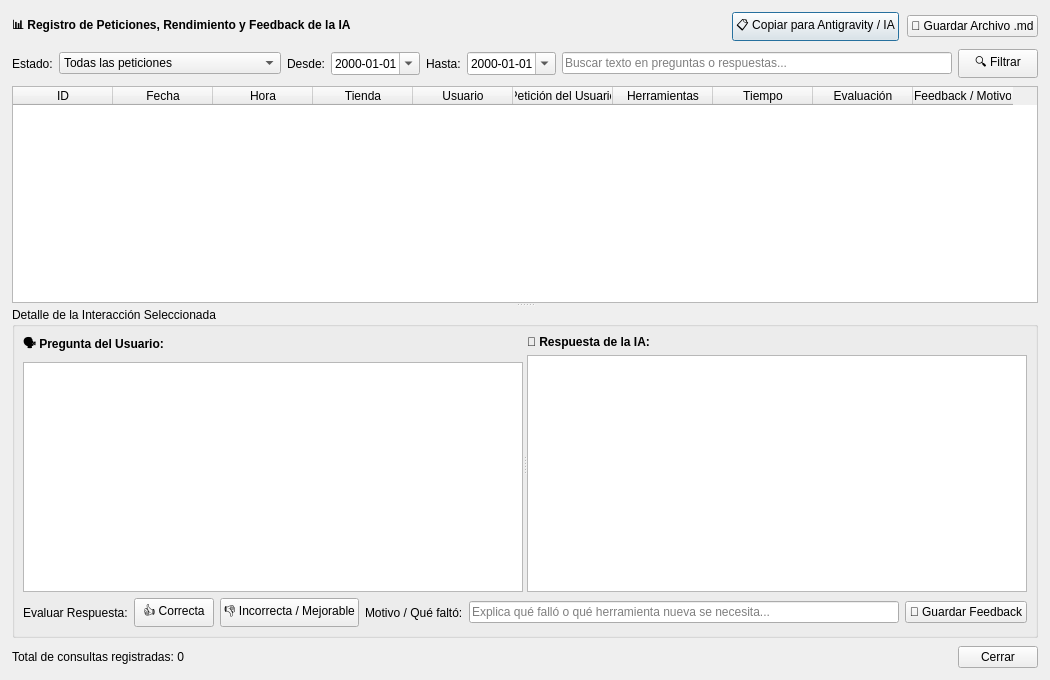
<?xml version="1.0" encoding="UTF-8"?>
<ui version="4.0">
 <class>DialogLogsIA</class>
 <widget class="QDialog" name="DialogLogsIA">
  <property name="geometry">
   <rect>
    <x>0</x>
    <y>0</y>
    <width>1050</width>
    <height>680</height>
   </rect>
  </property>
  <property name="windowTitle">
   <string>Historial de Peticiones y Auditoría de Respuestas IA</string>
  </property>
  <layout class="QVBoxLayout" name="verticalLayoutPrincipal">
   <property name="spacing">
    <number>8</number>
   </property>
   <property name="leftMargin">
    <number>12</number>
   </property>
   <property name="topMargin">
    <number>12</number>
   </property>
   <property name="rightMargin">
    <number>12</number>
   </property>
   <property name="bottomMargin">
    <number>12</number>
   </property>
   <item>
    <layout class="QHBoxLayout" name="horizontalLayoutCabecera">
     <item>
      <widget class="QLabel" name="labelTitulo">
       <property name="font">
        <font>
         <bold>true</bold>
        </font>
       </property>
       <property name="text">
        <string>📊 Registro de Peticiones, Rendimiento y Feedback de la IA</string>
       </property>
      </widget>
     </item>
     <item>
      <spacer name="horizontalSpacerCabecera">
       <property name="orientation">
        <enum>Qt::Horizontal</enum>
       </property>
       <property name="sizeHint" stdset="0">
        <size>
         <width>40</width>
         <height>20</height>
        </size>
       </property>
      </spacer>
     </item>
     <item>
      <widget class="QPushButton" name="pushButtonCopiarPortapapeles">
       <property name="toolTip">
        <string>Copia el informe directamente al portapapeles en formato Markdown para pegarlo en el chat del asistente Antigravity y solicitar mejoras o nuevas herramientas</string>
       </property>
       <property name="text">
        <string>📋 Copiar para Antigravity / IA</string>
       </property>
      </widget>
     </item>
     <item>
      <widget class="QPushButton" name="pushButtonExportar">
       <property name="toolTip">
        <string>Guarda un archivo .md listo para analizar qué herramientas crear o mejorar</string>
       </property>
       <property name="text">
        <string>📁 Guardar Archivo .md</string>
       </property>
      </widget>
     </item>
    </layout>
   </item>
   <item>
    <layout class="QHBoxLayout" name="horizontalLayoutFiltros">
     <property name="spacing">
      <number>6</number>
     </property>
     <item>
      <widget class="QLabel" name="labelFiltroEstado">
       <property name="text">
        <string>Estado:</string>
       </property>
      </widget>
     </item>
     <item>
      <widget class="QComboBox" name="comboBoxFiltroEstado">
       <item>
        <property name="text">
         <string>Todas las peticiones</string>
        </property>
       </item>
       <item>
        <property name="text">
         <string>❌ Solo Incorrectas / Mejorables (-1)</string>
        </property>
       </item>
       <item>
        <property name="text">
         <string>✅ Solo Correctas (1)</string>
        </property>
       </item>
       <item>
        <property name="text">
         <string>⚪ Sin Evaluar (0)</string>
        </property>
       </item>
      </widget>
     </item>
     <item>
      <widget class="QLabel" name="labelDesde">
       <property name="text">
        <string>Desde:</string>
       </property>
      </widget>
     </item>
     <item>
      <widget class="QDateEdit" name="dateEditInicio">
       <property name="calendarPopup">
        <bool>true</bool>
       </property>
       <property name="displayFormat">
        <string>yyyy-MM-dd</string>
       </property>
      </widget>
     </item>
     <item>
      <widget class="QLabel" name="labelHasta">
       <property name="text">
        <string>Hasta:</string>
       </property>
      </widget>
     </item>
     <item>
      <widget class="QDateEdit" name="dateEditFin">
       <property name="calendarPopup">
        <bool>true</bool>
       </property>
       <property name="displayFormat">
        <string>yyyy-MM-dd</string>
       </property>
      </widget>
     </item>
     <item>
      <widget class="QLineEdit" name="lineEditBuscar">
       <property name="placeholderText">
        <string>Buscar texto en preguntas o respuestas...</string>
       </property>
      </widget>
     </item>
     <item>
      <widget class="QPushButton" name="pushButtonFiltrar">
       <property name="text">
        <string>🔍 Filtrar</string>
       </property>
      </widget>
     </item>
    </layout>
   </item>
   <item>
    <widget class="QSplitter" name="splitterPrincipal">
     <property name="orientation">
      <enum>Qt::Vertical</enum>
     </property>
     <widget class="QTableWidget" name="tableWidgetLogs">
      <property name="alternatingRowColors">
       <bool>true</bool>
      </property>
      <property name="selectionBehavior">
       <enum>QAbstractItemView::SelectRows</enum>
      </property>
      <property name="selectionMode">
       <enum>QAbstractItemView::SingleSelection</enum>
      </property>
      <column>
       <property name="text">
        <string>ID</string>
       </property>
      </column>
      <column>
       <property name="text">
        <string>Fecha</string>
       </property>
      </column>
      <column>
       <property name="text">
        <string>Hora</string>
       </property>
      </column>
      <column>
       <property name="text">
        <string>Tienda</string>
       </property>
      </column>
      <column>
       <property name="text">
        <string>Usuario</string>
       </property>
      </column>
      <column>
       <property name="text">
        <string>Petición del Usuario</string>
       </property>
      </column>
      <column>
       <property name="text">
        <string>Herramientas</string>
       </property>
      </column>
      <column>
       <property name="text">
        <string>Tiempo</string>
       </property>
      </column>
      <column>
       <property name="text">
        <string>Evaluación</string>
       </property>
      </column>
      <column>
       <property name="text">
        <string>Feedback / Motivo</string>
       </property>
      </column>
     </widget>
     <widget class="QGroupBox" name="groupBoxDetalle">
      <property name="title">
       <string>Detalle de la Interacción Seleccionada</string>
      </property>
      <layout class="QVBoxLayout" name="verticalLayoutDetalle">
       <property name="spacing">
        <number>6</number>
       </property>
       <property name="leftMargin">
        <number>8</number>
       </property>
       <property name="topMargin">
        <number>8</number>
       </property>
       <property name="rightMargin">
        <number>8</number>
       </property>
       <property name="bottomMargin">
        <number>8</number>
       </property>
       <item>
        <widget class="QSplitter" name="splitterTextos">
         <property name="orientation">
          <enum>Qt::Horizontal</enum>
         </property>
         <widget class="QWidget" name="widgetPregunta" native="true">
          <layout class="QVBoxLayout" name="layoutPreg">
           <property name="leftMargin">
            <number>0</number>
           </property>
           <property name="topMargin">
            <number>0</number>
           </property>
           <property name="rightMargin">
            <number>0</number>
           </property>
           <property name="bottomMargin">
            <number>0</number>
           </property>
           <item>
            <widget class="QLabel" name="labelPreguntaTit">
             <property name="font">
              <font>
               <bold>true</bold>
              </font>
             </property>
             <property name="text">
              <string>🗣️ Pregunta del Usuario:</string>
             </property>
            </widget>
           </item>
           <item>
            <widget class="QTextEdit" name="textEditPregunta">
             <property name="readOnly">
              <bool>true</bool>
             </property>
            </widget>
           </item>
          </layout>
         </widget>
         <widget class="QWidget" name="widgetRespuesta" native="true">
          <layout class="QVBoxLayout" name="layoutResp">
           <property name="leftMargin">
            <number>0</number>
           </property>
           <property name="topMargin">
            <number>0</number>
           </property>
           <property name="rightMargin">
            <number>0</number>
           </property>
           <property name="bottomMargin">
            <number>0</number>
           </property>
           <item>
            <widget class="QLabel" name="labelRespuestaTit">
             <property name="font">
              <font>
               <bold>true</bold>
              </font>
             </property>
             <property name="text">
              <string>🤖 Respuesta de la IA:</string>
             </property>
            </widget>
           </item>
           <item>
            <widget class="QTextEdit" name="textEditRespuesta">
             <property name="readOnly">
              <bool>true</bool>
             </property>
            </widget>
           </item>
          </layout>
         </widget>
        </widget>
       </item>
       <item>
        <layout class="QHBoxLayout" name="horizontalLayoutFeedback">
         <property name="spacing">
          <number>6</number>
         </property>
         <item>
          <widget class="QLabel" name="labelEvaluarTit">
           <property name="text">
            <string>Evaluar Respuesta:</string>
           </property>
          </widget>
         </item>
         <item>
          <widget class="QPushButton" name="pushButtonMarcarCorrecta">
           <property name="toolTip">
            <string>Marcar respuesta como correcta y precisa</string>
           </property>
           <property name="text">
            <string>👍 Correcta</string>
           </property>
          </widget>
         </item>
         <item>
          <widget class="QPushButton" name="pushButtonMarcarIncorrecta">
           <property name="toolTip">
            <string>Marcar respuesta como errónea, incompleta o con falta de herramienta</string>
           </property>
           <property name="text">
            <string>👎 Incorrecta / Mejorable</string>
           </property>
          </widget>
         </item>
         <item>
          <widget class="QLabel" name="labelFeedbackTit">
           <property name="text">
            <string>Motivo / Qué faltó:</string>
           </property>
          </widget>
         </item>
         <item>
          <widget class="QLineEdit" name="lineEditFeedback">
           <property name="placeholderText">
            <string>Explica qué falló o qué herramienta nueva se necesita...</string>
           </property>
          </widget>
         </item>
         <item>
          <widget class="QPushButton" name="pushButtonGuardarFeedback">
           <property name="text">
            <string>💾 Guardar Feedback</string>
           </property>
          </widget>
         </item>
        </layout>
       </item>
      </layout>
     </widget>
    </widget>
   </item>
   <item>
    <layout class="QHBoxLayout" name="horizontalLayoutInferior">
     <item>
      <widget class="QLabel" name="labelContador">
       <property name="text">
        <string>Total de consultas registradas: 0</string>
       </property>
      </widget>
     </item>
     <item>
      <spacer name="horizontalSpacerInferior">
       <property name="orientation">
        <enum>Qt::Horizontal</enum>
       </property>
       <property name="sizeHint" stdset="0">
        <size>
         <width>40</width>
         <height>20</height>
        </size>
       </property>
      </spacer>
     </item>
     <item>
      <widget class="QPushButton" name="pushButtonCerrar">
       <property name="text">
        <string>Cerrar</string>
       </property>
      </widget>
     </item>
    </layout>
   </item>
  </layout>
 </widget>
 <resources/>
 <connections/>
</ui>
